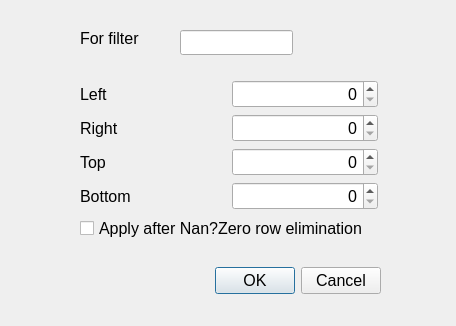
<?xml version="1.0" encoding="UTF-8"?>
<ui version="4.0">
 <class>itrimdlg</class>
 <widget class="QDialog" name="itrimdlg">
  <property name="geometry">
   <rect>
    <x>0</x>
    <y>0</y>
    <width>456</width>
    <height>326</height>
   </rect>
  </property>
  <property name="font">
   <font>
    <pointsize>12</pointsize>
   </font>
  </property>
  <property name="windowTitle">
   <string>Edit individual trim</string>
  </property>
  <widget class="QDialogButtonBox" name="buttonBox">
   <property name="geometry">
    <rect>
     <x>160</x>
     <y>260</y>
     <width>221</width>
     <height>41</height>
    </rect>
   </property>
   <property name="orientation">
    <enum>Qt::Horizontal</enum>
   </property>
   <property name="standardButtons">
    <set>QDialogButtonBox::Cancel|QDialogButtonBox::Ok</set>
   </property>
  </widget>
  <widget class="QLabel" name="label_5">
   <property name="geometry">
    <rect>
     <x>80</x>
     <y>30</y>
     <width>101</width>
     <height>17</height>
    </rect>
   </property>
   <property name="text">
    <string>For filter</string>
   </property>
  </widget>
  <widget class="QLineEdit" name="filtername">
   <property name="geometry">
    <rect>
     <x>180</x>
     <y>30</y>
     <width>113</width>
     <height>25</height>
    </rect>
   </property>
   <property name="toolTip">
    <string>Filter for which it applies</string>
   </property>
  </widget>
  <widget class="QWidget" name="layoutWidget">
   <property name="geometry">
    <rect>
     <x>80</x>
     <y>80</y>
     <width>298</width>
     <height>163</height>
    </rect>
   </property>
   <layout class="QGridLayout" name="gridLayout">
    <item row="0" column="0">
     <widget class="QLabel" name="label">
      <property name="font">
       <font>
        <pointsize>12</pointsize>
       </font>
      </property>
      <property name="text">
       <string>Left</string>
      </property>
     </widget>
    </item>
    <item row="0" column="1">
     <widget class="QSpinBox" name="ltrim">
      <property name="toolTip">
       <string>Set amount to trim on left</string>
      </property>
      <property name="alignment">
       <set>Qt::AlignRight|Qt::AlignTrailing|Qt::AlignVCenter</set>
      </property>
      <property name="maximum">
       <number>1023</number>
      </property>
     </widget>
    </item>
    <item row="1" column="0">
     <widget class="QLabel" name="label_4">
      <property name="font">
       <font>
        <pointsize>12</pointsize>
       </font>
      </property>
      <property name="text">
       <string>Right</string>
      </property>
     </widget>
    </item>
    <item row="1" column="1">
     <widget class="QSpinBox" name="rtrim">
      <property name="toolTip">
       <string>Set amount to trim on right</string>
      </property>
      <property name="alignment">
       <set>Qt::AlignRight|Qt::AlignTrailing|Qt::AlignVCenter</set>
      </property>
      <property name="maximum">
       <number>1023</number>
      </property>
     </widget>
    </item>
    <item row="2" column="0">
     <widget class="QLabel" name="label_3">
      <property name="font">
       <font>
        <pointsize>12</pointsize>
       </font>
      </property>
      <property name="text">
       <string>Top</string>
      </property>
     </widget>
    </item>
    <item row="2" column="1">
     <widget class="QSpinBox" name="ttrim">
      <property name="toolTip">
       <string>Set amount to trim off top</string>
      </property>
      <property name="alignment">
       <set>Qt::AlignRight|Qt::AlignTrailing|Qt::AlignVCenter</set>
      </property>
      <property name="maximum">
       <number>1023</number>
      </property>
     </widget>
    </item>
    <item row="3" column="0">
     <widget class="QLabel" name="label_2">
      <property name="font">
       <font>
        <pointsize>12</pointsize>
       </font>
      </property>
      <property name="text">
       <string>Bottom</string>
      </property>
     </widget>
    </item>
    <item row="3" column="1">
     <widget class="QSpinBox" name="btrim">
      <property name="toolTip">
       <string>Set amount to trim off bottom</string>
      </property>
      <property name="alignment">
       <set>Qt::AlignRight|Qt::AlignTrailing|Qt::AlignVCenter</set>
      </property>
      <property name="maximum">
       <number>1023</number>
      </property>
     </widget>
    </item>
    <item row="4" column="0" colspan="2">
     <widget class="QCheckBox" name="afternan">
      <property name="toolTip">
       <string>&lt;html&gt;&lt;head/&gt;&lt;body&gt;&lt;p&gt;Do removeal of Nan or Zero rows first.&lt;/p&gt;&lt;p&gt;Then apply trim.&lt;/p&gt;&lt;/body&gt;&lt;/html&gt;</string>
      </property>
      <property name="text">
       <string>Apply after Nan?Zero row elimination</string>
      </property>
     </widget>
    </item>
   </layout>
  </widget>
 </widget>
 <tabstops>
  <tabstop>filtername</tabstop>
  <tabstop>ltrim</tabstop>
  <tabstop>rtrim</tabstop>
  <tabstop>ttrim</tabstop>
  <tabstop>btrim</tabstop>
  <tabstop>afternan</tabstop>
 </tabstops>
 <resources/>
 <connections>
  <connection>
   <sender>buttonBox</sender>
   <signal>accepted()</signal>
   <receiver>itrimdlg</receiver>
   <slot>accept()</slot>
   <hints>
    <hint type="sourcelabel">
     <x>248</x>
     <y>254</y>
    </hint>
    <hint type="destinationlabel">
     <x>157</x>
     <y>274</y>
    </hint>
   </hints>
  </connection>
  <connection>
   <sender>buttonBox</sender>
   <signal>rejected()</signal>
   <receiver>itrimdlg</receiver>
   <slot>reject()</slot>
   <hints>
    <hint type="sourcelabel">
     <x>316</x>
     <y>260</y>
    </hint>
    <hint type="destinationlabel">
     <x>286</x>
     <y>274</y>
    </hint>
   </hints>
  </connection>
 </connections>
</ui>
